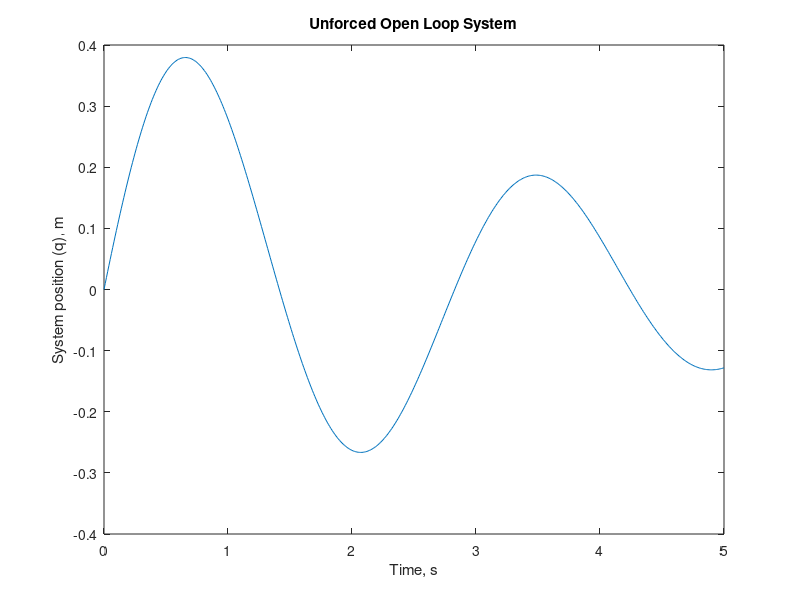
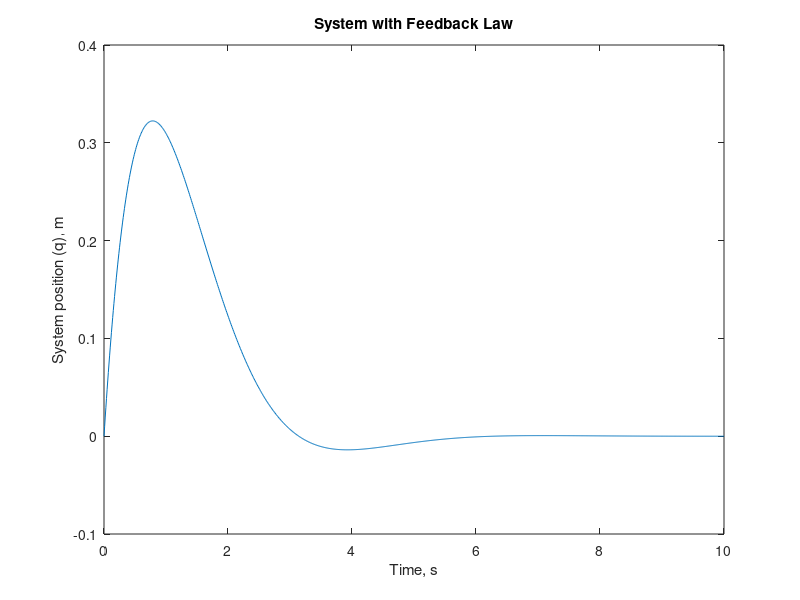

MATLAB code for these plots, in order:
clear; 
dt = 0.01;
t = 0:dt:5;
m = 1; mu = 0.5; k = 5;

A = [0 1;
    -k/m -mu/m];
B = [0 1/m]';
C = eye(2);
D = [0;0];

x_1 = [0 1]';

% response for 1e
x = zeros(2,length(t));
for idx = 1:length(t)
    x(:,idx) = expm(A*t(idx)) * x_1;
end
figure()
plot(t,x(1,:))
title("Unforced Open Loop System")
xlabel('Time, s')
ylabel('System position (q), m')

% 1.f
p = [-1 + 1i, -1 - 1i];
K = place(A,B,p);

% 1.g
tcl = 0:dt:10;
Acl = A - B*K;
xcl = zeros(2,length(tcl));
for j = 1:length(tcl)
    xcl(:,j) = expm(Acl*tcl(j)) * x_1;
end
figure()
plot(tcl,xcl(1,:))
title("System with Feedback Law")
xlabel('Time, s')
ylabel('System position (q), m')
